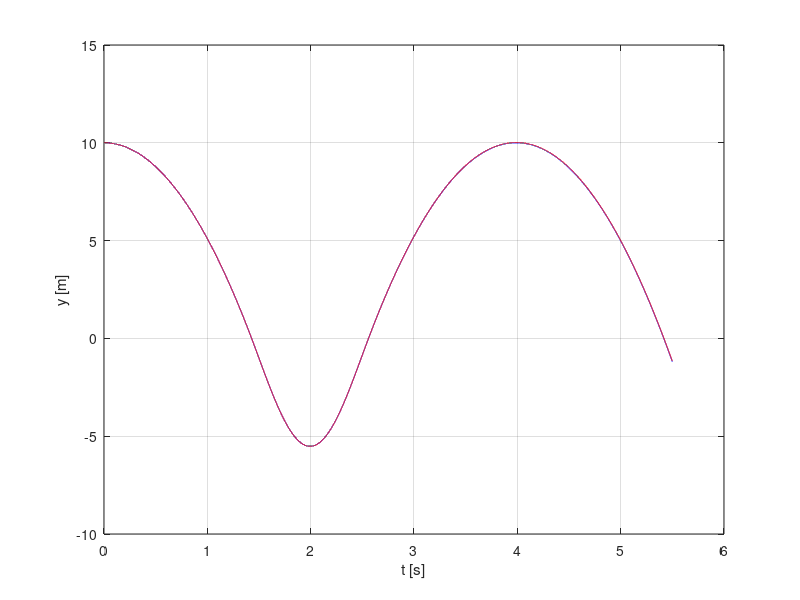

The MATLAB source for this figure:
clear;
% Expected compression
% (k/2)*y^2 = (10-y)*g*m;
% (k/2)*y^2 + m*g*y - 10*g*m = 0;
% roots([k/2,m*g,-10*m])



k = 10;  % N/m
h = 10;  % m
g = 9.8; % m/s^2
m = 1;   % kg
Tx = sqrt(2*h/g); % Time to take to hit spring

% Numerical
t = 0;
i = 1;
y(1) = 10;
v(1) = 0;
dt = 0.0001;
while t(i) < 5.5
    if (y(i) > 0)
        v(i+1) = v(i) - g*dt;
        y(i+1) = y(i) + v(i)*dt;
    else
        v(i+1) = v(i) - (g/m)*dt - (k/m)*y(i)*dt;
        y(i+1) = y(i) + v(i)*dt;
    end
    t(i+1) = t(i) + dt;
    i = i+1;
end

% Analytic, while on spring
w = sqrt(k/m); % Natural frequency
T = 2*pi/w;
vo = g*Tx; % Speed when it hits/leaves spring
ya(1) = h;

% Numerically compute time on spring and add it to time in free fall.
% Note that this time can be computed analytically.
f = @(t) -(vo/w)*sin(w*t) + (m*g/k)*cos(w*t) - m*g/k;
x = fzero(f,[0.1,1.5]);
Tx2 = Tx + x;

for i = 1:length(t)
    if t(i) < Tx
        ya(i) = h-0.5*g*t(i)*t(i);
        va(i) = -g*t(i);
    elseif t(i) > Tx2
        ya(i) = vo*(t(i)-Tx2)-0.5*g*(t(i)-Tx2)^2;
        va(i) = vo-g*(t(i)-Tx2);
    else
        ya(i) = -(vo/w)*sin(w*(t(i)-Tx))+(m*g/k)*cos(w*(t(i)-Tx)) - m*g/k;
        va(i) = -vo*cos(w*(t(i)-Tx))-(m*g/k)*sin(w*(t(i)-Tx));    
    end
end


clf;
plot(t,ya,'b');
hold on;grid on;
plot(t,y,'r');
%plot(t,y-ya,'g')
sum(y(end)-ya(end))
xlabel('t [s]');
ylabel('y [m]');
